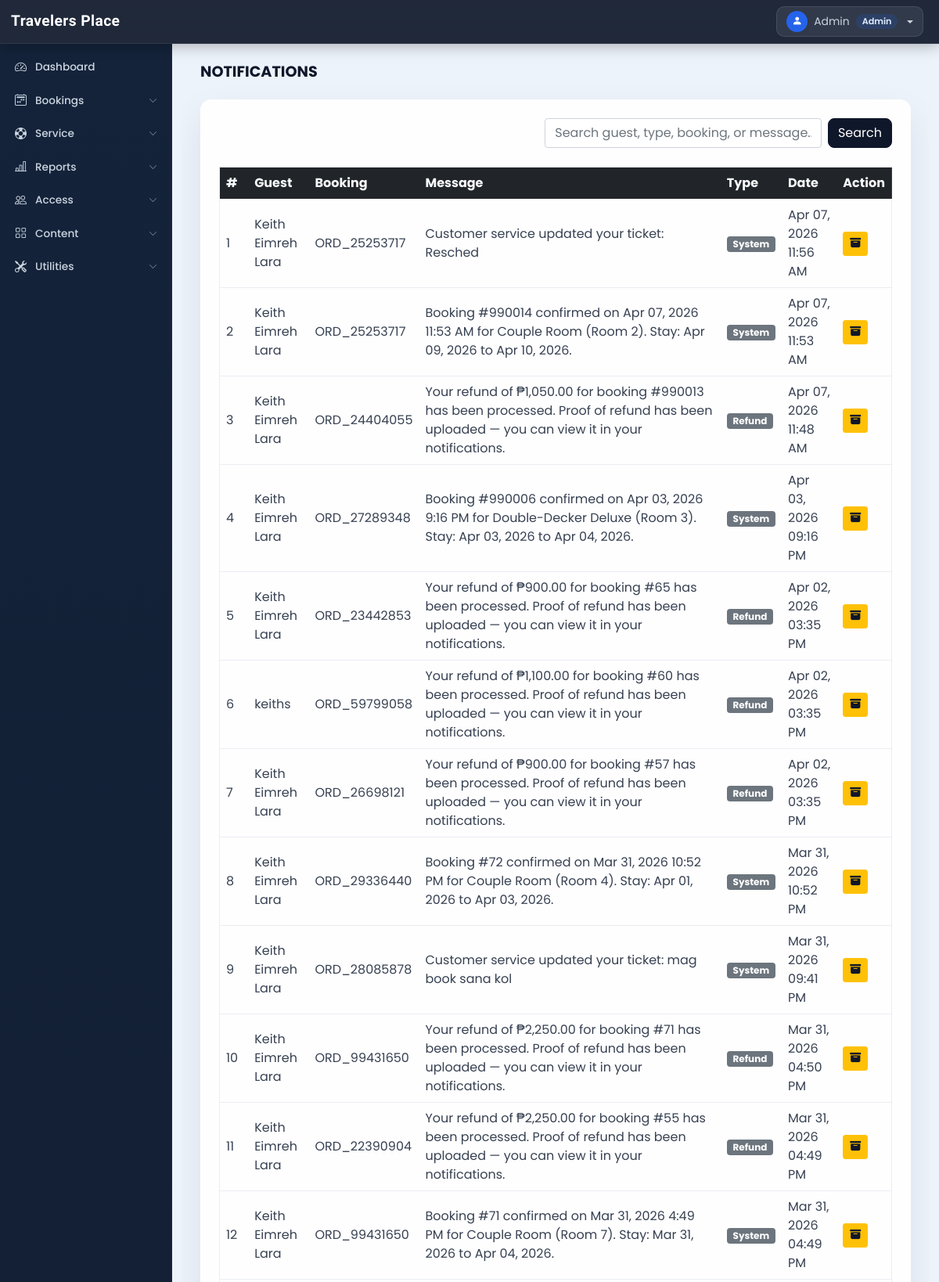
/admin/notifications.php (signed in, upper part), run on the app's committed database.
### tables this page shows
CREATE TABLE `notifications` (
  `id` int(11) NOT NULL AUTO_INCREMENT,
  `user_id` int(11) NOT NULL,
  `booking_id` int(11) NOT NULL,
  `message` text NOT NULL,
  `is_read` tinyint(1) DEFAULT 0,
  `created_at` timestamp NOT NULL DEFAULT current_timestamp(),
  `type` enum('booking','payment','refund','system') NOT NULL DEFAULT 'system',
  `is_archived` tinyint(1) NOT NULL DEFAULT 0,
  `archived_at` datetime DEFAULT NULL,
  PRIMARY KEY (`id`),
  KEY `user_id` (`user_id`),
  KEY `booking_id` (`booking_id`),
  KEY `type` (`type`),
  KEY `is_read` (`is_read`)
);

CREATE TABLE `user_cred` (
  `id` int(11) NOT NULL AUTO_INCREMENT,
  `name` varchar(100) NOT NULL,
  `email` varchar(150) NOT NULL,
  `address` varchar(120) NOT NULL,
  `phonenum` varchar(100) NOT NULL,
  `pincode` int(11) NOT NULL,
  `dob` date NOT NULL,
  `profile` varchar(100) NOT NULL,
  `password` varchar(200) NOT NULL,
  `is_verified` int(11) NOT NULL DEFAULT 0,
  `token` varchar(200) DEFAULT NULL,
  `t_expire` date DEFAULT NULL,
  `status` int(11) NOT NULL DEFAULT 1,
  `is_archived` tinyint(1) NOT NULL DEFAULT 0,
  `datentime` datetime NOT NULL DEFAULT current_timestamp(),
  `username` varchar(100) DEFAULT NULL,
  `verification_code` varchar(255) DEFAULT NULL,
  PRIMARY KEY (`id`),
  UNIQUE KEY `uniq_user_cred_username` (`username`)
);

CREATE TABLE `booking_order` (
  `booking_id` int(11) NOT NULL AUTO_INCREMENT,
  `user_id` int(11) NOT NULL,
  `room_id` int(11) NOT NULL,
  `check_in` date NOT NULL,
  `check_out` date NOT NULL,
  `arrival` int(11) NOT NULL DEFAULT 0,
  `refund` int(11) DEFAULT NULL,
  `booking_status` varchar(100) NOT NULL DEFAULT 'pending',
  `order_id` varchar(150) NOT NULL,
  `trans_id` varchar(200) DEFAULT NULL,
  `trans_amt` int(11) NOT NULL,
  `trans_status` varchar(100) NOT NULL DEFAULT 'pending',
  `trans_resp_msg` varchar(200) DEFAULT NULL,
  `rate_review` int(11) DEFAULT NULL,
  `datentime` datetime NOT NULL DEFAULT current_timestamp(),
  `is_archived` tinyint(1) NOT NULL DEFAULT 0,
  `payment_status` enum('pending','partial','paid') DEFAULT 'pending',
  `payment_proof` varchar(255) DEFAULT NULL,
  `refund_proof` varchar(255) DEFAULT NULL,
  `refund_amount` decimal(10,2) DEFAULT NULL,
  `amount_paid` decimal(10,2) DEFAULT 0.00,
  `confirmed_at` datetime DEFAULT NULL,
  `total_amt` decimal(10,2) DEFAULT 0.00,
  `downpayment` decimal(10,2) DEFAULT 0.00,
  `balance_due` decimal(10,2) DEFAULT 0.00,
  `promo_code` varchar(50) DEFAULT NULL,
  `discount_amount` decimal(10,2) DEFAULT 0.00,
  `booking_source` varchar(20) NOT NULL DEFAULT 'online',
  `created_by_admin` int(11) DEFAULT NULL,
  `walkin_note` text DEFAULT NULL,
  PRIMARY KEY (`booking_id`),
  KEY `user_id` (`user_id`),
  KEY `room_id` (`room_id`),
  CONSTRAINT `booking_order_ibfk_1` FOREIGN KEY (`user_id`) REFERENCES `user_cred` (`id`),
  CONSTRAINT `booking_order_ibfk_2` FOREIGN KEY (`room_id`) REFERENCES `rooms` (`id`)
);

### admin/inc/db_config.php (called while the page is built, shortened)
<?php
  function select($sql,$values,$datatypes)
  {
    $con = $GLOBALS['con'];
    if($stmt = mysqli_prepare($con,$sql))
    {
      if(!empty($values)){
        mysqli_stmt_bind_param($stmt,$datatypes,...$values);
      }
      if(mysqli_stmt_execute($stmt)){
        $res = mysqli_stmt_get_result($stmt);
        return $res;
      }
      else{
        mysqli_stmt_close($stmt);
        die("Query cannot be executed - Select");
      }
    }
    else{
      die("Query cannot be prepared - Select");
    }
  }
  require_once(__DIR__ . '/app_schema.php');

### admin/inc/app_schema.php (called while the page is built, shortened)
<?php
function appSchemaIndexExists(mysqli $con, string $table, string $index): bool
{
  $table = mysqli_real_escape_string($con, $table);
  $index = mysqli_real_escape_string($con, $index);
  $res = mysqli_query($con, "SHOW INDEX FROM `{$table}` WHERE Key_name = '{$index}'");
  return $res && mysqli_num_rows($res) > 0;
}

### admin/notifications.php (the view, shortened to what this page needs)
<?php
  require('inc/essentials.php');
  require('inc/db_config.php');
  $search = trim((string)($_GET['search'] ?? ''));
  $like = '%' . $search . '%';
  $notifications = [];
  $res = select(
    "SELECT n.*, uc.name AS guest_name, bo.order_id
     FROM `notifications` n
     LEFT JOIN `user_cred` uc ON uc.id = n.user_id
     LEFT JOIN `booking_order` bo ON bo.booking_id = n.booking_id
     WHERE n.is_archived = 0
       AND (n.message LIKE ? OR n.type LIKE ? OR COALESCE(uc.name,'') LIKE ? OR COALESCE(bo.order_id,'') LIKE ?)
     ORDER BY n.created_at DESC, n.id DESC",
    [$like, $like, $like, $like],
    'ssss'
  );
  while ($row = mysqli_fetch_assoc($res)) {
    $notifications[] = $row;
  }
?>
<!DOCTYPE html>
<html lang="en">
<head>
  <?php require('inc/links.php'); ?>
</head>
<body class="bg-light">
  <?php require('inc/header.php'); ?>
  <div class="container-fluid" id="main-content">
    <div class="row">
      <div class="col-lg-10 ms-auto p-4 overflow-hidden">
        <h3 class="mb-4">NOTIFICATIONS</h3>
        <div class="card border-0 shadow-sm mb-4">
          <div class="card-body">
            <form class="mb-4">
              <div class="row g-2">
                <div class="col-md-5 ms-auto">
                  <input type="text" name="search" class="form-control shadow-none" value="<?php echo htmlspecialchars($search); ?>" placeholder="Search guest, type, booking, or message...">
                </div>
                <div class="col-md-auto">
                  <button class="btn btn-dark shadow-none" type="submit">Search</button>
                </div>
              </div>
            </form>
            <div class="table-responsive">
              <table class="table table-hover border align-middle">
                <thead>
                  <tr class="bg-dark text-light">
                    <th>#</th>
                    <th>Guest</th>
                    <th>Booking</th>
                    <th>Message</th>
                    <th>Type</th>
                    <th>Date</th>
                    <th>Action</th>
                  </tr>
                </thead>
                <tbody>
                  <?php if (empty($notifications)): ?>
                    <tr>
                      <td colspan="7" class="text-center py-4 text-muted">No notifications found.</td>
                    </tr>
                  <?php else: ?>
                    <?php foreach ($notifications as $index => $notification): ?>
                      <tr>
                        <td><?php echo $index + 1; ?></td>
                        <td><?php echo htmlspecialchars($notification['guest_name'] ?: ('User #' . (int)$notification['user_id'])); ?></td>
                        <td><?php echo !empty($notification['order_id']) ? htmlspecialchars($notification['order_id']) : '-'; ?></td>
                        <td style="min-width: 320px;"><?php echo nl2br(htmlspecialchars($notification['message'])); ?></td>
                        <td><span class="badge bg-secondary"><?php echo htmlspecialchars(ucfirst($notification['type'])); ?></span></td>
                        <td><?php echo date('M d, Y h:i A', strtotime($notification['created_at'])); ?></td>
                        <td>
                          <button type="button" class="btn btn-warning btn-sm shadow-none" onclick="archiveNotification(<?php echo (int)$notification['id']; ?>)">
                            <i class="bi bi-archive-fill"></i>
                          </button>
                        </td>
                      </tr>
                    <?php endforeach; ?>
                  <?php endif; ?>
                </tbody>
              </table>
            </div>
          </div>
        </div>
      </div>
    </div>
  </div>
</body>
</html>

### admin/css/common.css (style rules this page uses)
:root { --teal: #2ec1ac; --teal_hover: #279e8c; }
* { font-family: 'Poppins', sans-serif; }
body.bg-light { background: linear-gradient(135deg, #f5f7fa 0%, #c3cfe2 100%); min-height: 100vh; }

### admin/css/layout.css (style rules this page uses)
:root { --sidebar-bg: #0f172a; --sidebar-hover: rgba(255,255,255,0.07); --sidebar-active-bg: #1e3a5f; --sidebar-text: #cbd5e1; --sidebar-text-active: #fff; --navbar-bg: rgba(15,23,42,0.95); --sidebar-width: 220px; --navbar-height: 56px; --accent: #3b82f6; }
body { background: #f1f5f9 !important; padding-top: var(--navbar-height) !important; padding-left: var(--sidebar-width) !important; }
#main-content > .row { margin: 0; }
#main-content > .row > [class*="col-"] { max-width: 100% !important; width: 100% !important; flex: 0 0 100% !important; margin-left: 0 !important; padding-right: 0; }
#main-content .card { background: #fff; border: none !important; border-radius: 14px; box-shadow: 0 2px 16px rgba(0,0,0,0.07); }
#main-content .card-body { padding: 1.5rem; }
#main-content h3 { font-size: 1.2rem; font-weight: 700; color: #0f172a; }
.btn-dark { background: #0f172a; border-color: #0f172a; border-radius: 8px; }
#main-content .table { color: #374151; }
#main-content .table thead { background: #0f172a; color: #fff; }

### admin/css/admin-theme.css (style rules this page uses)
:root { --admin-accent: #2563eb; --admin-accent-rgb: 37, 99, 235; --admin-sidebar-bg: #14233a; --admin-sidebar-bg-strong: #0f172a; --admin-navbar-bg: rgba(15, 23, 42, 0.92); --admin-page-bg: #edf3fb; --admin-surface: rgba(255, 255, 255, 0.96); --admin-surface-muted: #f8fbff; --admin-border: rgba(148, 163, 184, 0.28); --admin-text: #0f172a; --admin-text-muted: #64748b; --admin-card-shadow: 0 18px 45px rgba(15, 23, 42, 0.08); --admin-menu-bg: #132136; --admin-menu-border: rgba(255, 255, 255, 0.08); --admin-menu-text: #d7e1ee; --admin-menu-text-muted: #94a3b8; --admin-sidebar-text: #d7e1ee; --admin-sidebar-text-active: #ffffff; --admin-sidebar-hover: rgba(255, 255, 255, 0.08); --admin-sidebar-active-bg: rgba(37, 99, 235, 0.18); --admin-login-bg: radial-gradient(circle at top left, rgba(37, 99, 235, 0.18), transparent 32%), radial-gradient(circle at bottom right, rgba(59, 130, 246, 0.12), transparent 28%), linear-gradient(135deg, #f7fbff 0%, #e9f0f9 52%, #dde7f3 100%); --admin-login-card: rgba(255, 255, 255, 0.92); --admin-login-card-border: rgba(255, 255, 255, 0.86); --admin-login-input: rgba(248, 250, 252, 0.98); --admin-login-input-border: #d7e2ee; --admin-login-input-text: #102033; --admin-login-muted: #607086; --admin-login-toggle-bg: rgba(255, 255, 255, 0.82); --admin-login-shadow: 0 25px 65px rgba(15, 23, 42, 0.14); }
body:not(.admin-auth-page) { background: var(--admin-page-bg) !important; color: var(--admin-text); transition: background-color 0.25s ease, color 0.25s ease; }
#main-content .card, .modal-content, .offcanvas, .dropdown-menu:not(.profile-dropdown):not(.theme-dropdown-menu) { background: var(--admin-surface) !important; color: var(--admin-text) !important; border-color: var(--admin-border) !important; box-shadow: var(--admin-card-shadow) !important; }
.btn-success, .btn-danger, .btn-warning, .btn-info, .btn-secondary, .btn-dark { color: #ffffff !important; }
.btn-warning, .btn-info { color: #0f172a !important; }
#main-content .badge.bg-danger, #main-content .badge.bg-success, #main-content .badge.bg-primary, #main-content .badge.bg-secondary, .modal-content .badge.bg-danger, .modal-content .badge.bg-success, .modal-content .badge.bg-primary, .modal-content .badge.bg-secondary, .admin-count-badge { color: #ffffff !important; }
#main-content .border, #main-content .border-top, #main-content .border-bottom, #main-content .border-start, #main-content .border-end, .modal-content .border, .modal-content .border-top, .modal-content .border-bottom, .modal-content .border-start, .modal-content .border-end { border-color: rgba(148, 163, 184, 0.18) !important; }

### data on the page
notifications: user_cred.name "Keith Eimreh Lara", booking_order.order_id "ORD_25253717", message "Customer service updated your ticket: Resched", type "System", created_at "Apr 07, 2026 11:56 AM"
notifications: user_cred.name "Keith Eimreh Lara", booking_order.order_id "ORD_25253717", message "Booking #990014 confirmed on Apr 07, 2026 11:53 AM for Couple Room (Room 2). Stay: Apr 09, 2026 to Apr 10, 2026.", type "System", created_at "Apr 07, 2026 11:53 AM"
notifications: user_cred.name "Keith Eimreh Lara", booking_order.order_id "ORD_24404055", message "Your refund of ₱1,050.00 for booking #990013 has been processed. Proof of refund has been uploaded — you can view it in your notifications.", type "Refund", created_at "Apr 07, 2026 11:48 AM"
notifications: user_cred.name "Keith Eimreh Lara", booking_order.order_id "ORD_27289348", message "Booking #990006 confirmed on Apr 03, 2026 9:16 PM for Double-Decker Deluxe (Room 3). Stay: Apr 03, 2026 to Apr 04, 2026.", type "System", created_at "Apr 03, 2026 09:16 PM"
notifications: user_cred.name "Keith Eimreh Lara", booking_order.order_id "ORD_23442853", message "Your refund of ₱900.00 for booking #65 has been processed. Proof of refund has been uploaded — you can view it in your notifications.", type "Refund", created_at "Apr 02, 2026 03:35 PM"
notifications: user_cred.name "keiths", booking_order.order_id "ORD_59799058", message "Your refund of ₱1,100.00 for booking #60 has been processed. Proof of refund has been uploaded — you can view it in your notifications.", type "Refund", created_at "Apr 02, 2026 03:35 PM"
notifications: user_cred.name "Keith Eimreh Lara", booking_order.order_id "ORD_26698121", message "Your refund of ₱900.00 for booking #57 has been processed. Proof of refund has been uploaded — you can view it in your notifications.", type "Refund", created_at "Apr 02, 2026 03:35 PM"
notifications: user_cred.name "Keith Eimreh Lara", booking_order.order_id "ORD_29336440", message "Booking #72 confirmed on Mar 31, 2026 10:52 PM for Couple Room (Room 4). Stay: Apr 01, 2026 to Apr 03, 2026.", type "System", created_at "Mar 31, 2026 10:52 PM"
notifications: user_cred.name "Keith Eimreh Lara", booking_order.order_id "ORD_28085878", message "Customer service updated your ticket: mag book sana kol", type "System", created_at "Mar 31, 2026 09:41 PM"
notifications: user_cred.name "Keith Eimreh Lara", booking_order.order_id "ORD_99431650", message "Your refund of ₱2,250.00 for booking #71 has been processed. Proof of refund has been uploaded — you can view it in your notifications.", type "Refund", created_at "Mar 31, 2026 04:50 PM"
notifications: user_cred.name "Keith Eimreh Lara", booking_order.order_id "ORD_22390904", message "Your refund of ₱2,250.00 for booking #55 has been processed. Proof of refund has been uploaded — you can view it in your notifications.", type "Refund", created_at "Mar 31, 2026 04:49 PM"
notifications: user_cred.name "Keith Eimreh Lara", booking_order.order_id "ORD_99431650", message "Booking #71 confirmed on Mar 31, 2026 4:49 PM for Couple Room (Room 7). Stay: Mar 31, 2026 to Apr 04, 2026.", type "System", created_at "Mar 31, 2026 04:49 PM"

### other printed values
$admin_name "Admin"
$admin_role "Admin"
